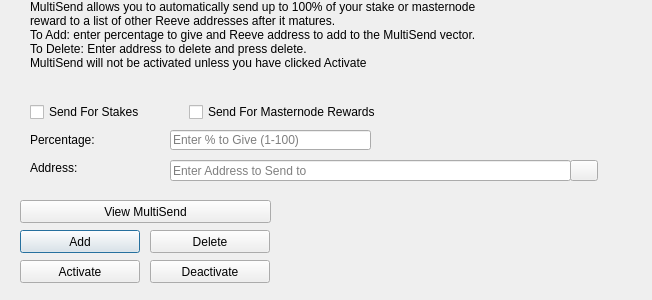
<?xml version="1.0" encoding="UTF-8"?>
<ui version="4.0">
 <class>MultiSendDialog</class>
 <widget class="QDialog" name="MultiSendDialog">
  <property name="windowModality">
   <enum>Qt::NonModal</enum>
  </property>
  <property name="geometry">
   <rect>
    <x>0</x>
    <y>0</y>
    <width>652</width>
    <height>300</height>
   </rect>
  </property>
  <property name="windowTitle">
   <string>MultiSend</string>
  </property>
  <widget class="QLineEdit" name="multiSendPercentEdit">
   <property name="geometry">
    <rect>
     <x>170</x>
     <y>130</y>
     <width>201</width>
     <height>20</height>
    </rect>
   </property>
   <property name="toolTip">
    <string>Enter whole numbers 1 - 100</string>
   </property>
   <property name="placeholderText">
    <string>Enter % to Give (1-100)</string>
   </property>
  </widget>
  <widget class="QLineEdit" name="multiSendAddressEdit">
   <property name="geometry">
    <rect>
     <x>170</x>
     <y>160</y>
     <width>401</width>
     <height>21</height>
    </rect>
   </property>
   <property name="toolTip">
    <string/>
   </property>
   <property name="placeholderText">
    <string>Enter Address to Send to</string>
   </property>
  </widget>
  <widget class="QLabel" name="label_2">
   <property name="geometry">
    <rect>
     <x>30</x>
     <y>0</y>
     <width>451</width>
     <height>121</height>
    </rect>
   </property>
   <property name="lineWidth">
    <number>1</number>
   </property>
   <property name="text">
    <string>MultiSend allows you to automatically send up to 100% of your stake or masternode reward to a list of other Reeve addresses after it matures.
To Add: enter percentage to give and Reeve address to add to the MultiSend vector.
To Delete: Enter address to delete and press delete.
MultiSend will not be activated unless you have clicked Activate</string>
   </property>
   <property name="alignment">
    <set>Qt::AlignLeading|Qt::AlignLeft|Qt::AlignTop</set>
   </property>
   <property name="wordWrap">
    <bool>true</bool>
   </property>
  </widget>
  <widget class="QLabel" name="message">
   <property name="geometry">
    <rect>
     <x>290</x>
     <y>200</y>
     <width>351</width>
     <height>91</height>
    </rect>
   </property>
   <property name="text">
    <string/>
   </property>
  </widget>
  <widget class="QPushButton" name="addButton">
   <property name="geometry">
    <rect>
     <x>20</x>
     <y>230</y>
     <width>120</width>
     <height>23</height>
    </rect>
   </property>
   <property name="toolTip">
    <string/>
   </property>
   <property name="statusTip">
    <string>Add to MultiSend Vector</string>
   </property>
   <property name="text">
    <string>Add</string>
   </property>
  </widget>
  <widget class="QPushButton" name="disableButton">
   <property name="geometry">
    <rect>
     <x>150</x>
     <y>260</y>
     <width>120</width>
     <height>23</height>
    </rect>
   </property>
   <property name="statusTip">
    <string>Deactivate MultiSend</string>
   </property>
   <property name="text">
    <string>Deactivate</string>
   </property>
  </widget>
  <widget class="QPushButton" name="addressBookButton">
   <property name="geometry">
    <rect>
     <x>570</x>
     <y>160</y>
     <width>28</width>
     <height>21</height>
    </rect>
   </property>
   <property name="toolTip">
    <string>Choose an address from the address book</string>
   </property>
   <property name="text">
    <string/>
   </property>
   <property name="icon">
    <iconset resource="../reeve.qrc">
     <normaloff>:/icons/address-book</normaloff>:/icons/address-book</iconset>
   </property>
   <property name="shortcut">
    <string>Alt+A</string>
   </property>
   <property name="autoDefault">
    <bool>false</bool>
   </property>
  </widget>
  <widget class="QLabel" name="label">
   <property name="geometry">
    <rect>
     <x>30</x>
     <y>130</y>
     <width>121</width>
     <height>20</height>
    </rect>
   </property>
   <property name="toolTip">
    <string>Percentage of stake to send</string>
   </property>
   <property name="text">
    <string>Percentage:</string>
   </property>
  </widget>
  <widget class="QLabel" name="label_5">
   <property name="geometry">
    <rect>
     <x>30</x>
     <y>160</y>
     <width>111</width>
     <height>16</height>
    </rect>
   </property>
   <property name="toolTip">
    <string>Address to send portion of stake to</string>
   </property>
   <property name="text">
    <string>Address:</string>
   </property>
  </widget>
  <widget class="QPushButton" name="deleteButton">
   <property name="geometry">
    <rect>
     <x>150</x>
     <y>230</y>
     <width>120</width>
     <height>23</height>
    </rect>
   </property>
   <property name="toolTip">
    <string/>
   </property>
   <property name="statusTip">
    <string>Delete Address From MultiSend Vector</string>
   </property>
   <property name="text">
    <string>Delete</string>
   </property>
  </widget>
  <widget class="QPushButton" name="activateButton">
   <property name="geometry">
    <rect>
     <x>20</x>
     <y>260</y>
     <width>120</width>
     <height>23</height>
    </rect>
   </property>
   <property name="statusTip">
    <string>Activate MultiSend</string>
   </property>
   <property name="text">
    <string>Activate</string>
   </property>
  </widget>
  <widget class="QPushButton" name="viewButton">
   <property name="geometry">
    <rect>
     <x>20</x>
     <y>200</y>
     <width>251</width>
     <height>23</height>
    </rect>
   </property>
   <property name="toolTip">
    <string/>
   </property>
   <property name="statusTip">
    <string>View MultiSend Vector</string>
   </property>
   <property name="text">
    <string>View MultiSend</string>
   </property>
  </widget>
  <widget class="QWidget" name="horizontalLayoutWidget">
   <property name="geometry">
    <rect>
     <x>30</x>
     <y>100</y>
     <width>351</width>
     <height>24</height>
    </rect>
   </property>
   <layout class="QHBoxLayout" name="horizontalLayout">
    <item>
     <widget class="QCheckBox" name="multiSendStakeCheckBox">
      <property name="text">
       <string>Send For Stakes</string>
      </property>
     </widget>
    </item>
    <item>
     <widget class="QCheckBox" name="multiSendMasternodeCheckBox">
      <property name="text">
       <string>Send For Masternode Rewards</string>
      </property>
     </widget>
    </item>
   </layout>
  </widget>
 </widget>
 <resources>
  <include location="../reeve.qrc"/>
 </resources>
 <connections/>
</ui>
